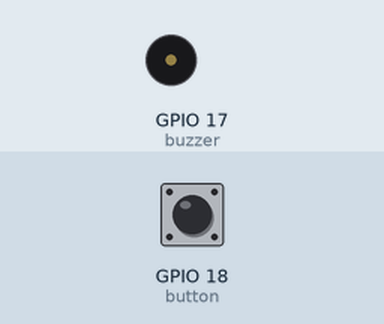
The program below on a simulated Raspberry Pi (BCM pin numbers). Shown: buzzer (waves = sounding, pin HIGH). Inputs (shaded band) come from the test bench; at power-on: GPIO 18 (button) HIGH.

Above: at 1.2 s.
1.3 s: GPIO 18 (button) pulled LOW for 3.2 s
At 2.1 s:
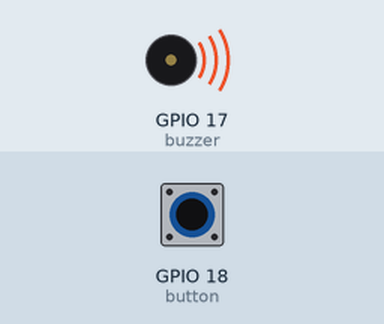
Timing chart, 0 to 5.8 s (numbered marks = the images above; inputs shaded):
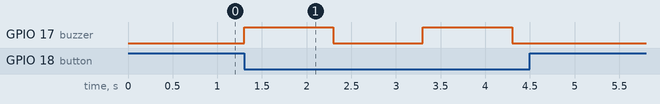

The program:

bell.py
```python
from gpiozero import Buzzer, Button

from signal import pause


buzzer = Buzzer(17)
button = Button(18)

def button_press():
    buzzer.blink(on_time=1)

def button_release():
    buzzer.off()

def loop():
    button.when_activated = button_press
    button.when_deactivated = button_release
    pause()

def deactivate():
    buzzer.close()
    button.close()

if __name__ == '__main__':
    try:
        loop()
    except KeyboardInterrupt:
        deactivate()
```

Measured:
- after the input at 1.3 s, GPIO 17 (buzzer): alternates HIGH for 1.0 s and LOW for 1.0 s, 4 changes in all, then stays LOW, starting at once
